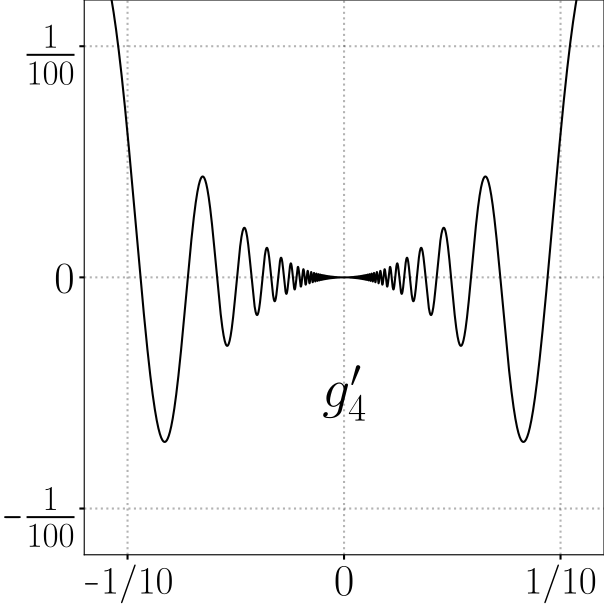

The script that drew this image:
import numpy as np, matplotlib.pyplot as plt, matplotlib.transforms as transforms
from matplotlib import rcParams
from pathlib import Path

rcParams['font.size'] = 32
rcParams['text.usetex'] = True
rcParams['text.latex.preamble'] = r'\usepackage{amsfonts} \DeclareMathSymbol{\shortminus}{\mathbin}{AMSa}{"39}'

fig = plt.figure(figsize=(7, 7))
ax = fig.add_subplot()
ax.set_xlim(-0.12, 0.12)
ax.set_ylim(-0.012, 0.012)

x = np.linspace(-0.2, 0.2, 10000)
y = 4 * x**3 * np.sin(1 / x) - x**2 * np.cos(1 / x)

ax.plot(x, y, linewidth=1.5, color='black')

ax.grid(color='black', alpha=0.3, linewidth=1.5, linestyle=':')

ax.annotate(
    xy=(0, -0.005),
    text="$g_4'$",
    fontsize=40,
    ha='center',
    va='center'
)

ax.set_xticks([-0.1, 0, 0.1], labels=[r'$\shortminus 1/10$', '$0$', '$1/10$'])
ax.set_yticks([-0.01, 0, 0.01], labels=[r'$\shortminus \frac{1}{100}$', '$0$', r'$\frac{1}{100}$'])

for tick in ax.get_xticklabels()[::2]:
    tick.set_fontsize(28)

for tick in ax.get_yticklabels()[::2]:
    tick.set_fontsize(36)

ax.xaxis.set_tick_params(width=1.5)
ax.yaxis.set_tick_params(width=1.5)

plt.tight_layout()

plt.savefig(Path(__file__).with_suffix('.pdf'), format="pdf", bbox_inches="tight", pad_inches=0)
